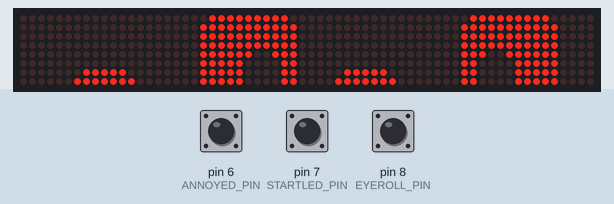
Recording of a sketch running on a simulated Arduino Uno, built with avr-gcc and run on an emulated ATmega328P. Shown: 64×8 LED matrix. Wiring (inferred from the names in the program): 8 × MAX7219 LED driver (orientation assumed): CS pin 10. The inputs (shaded band) are chosen by the test bench; at power-on: pin 8 (EYEROLL_PIN) HIGH, pin 6 (ANNOYED_PIN) HIGH, pin 7 (STARTLED_PIN) HIGH. Random numbers use the default seed unless the sketch sets one.

Above: at 1.2 s.
1.3 s: pin 8 (EYEROLL_PIN) pulled LOW for 0.15 s
At 1.9 s:
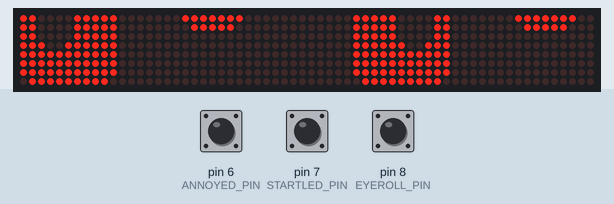
2.0 s: pin 6 (ANNOYED_PIN) pulled LOW for 3.2 s
At 4.5 s:
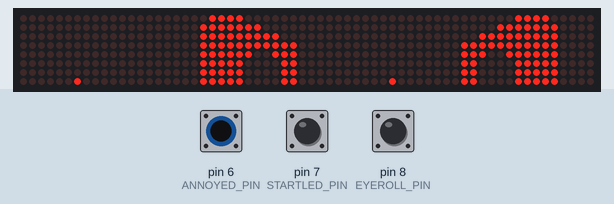
8.2 s: pin 7 (STARTLED_PIN) pulled LOW for 3.2 s
At 9.1 s:
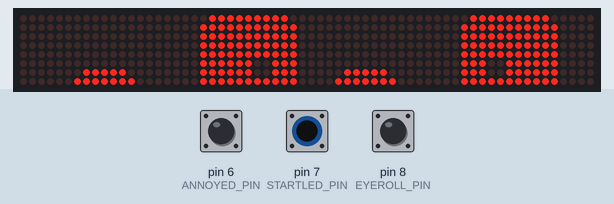
13.5 s: pin 7 (STARTLED_PIN) pulled LOW for 0.15 s
16.6 s: pin 7 (STARTLED_PIN) pulled LOW for 1 s
At 45.68 s:
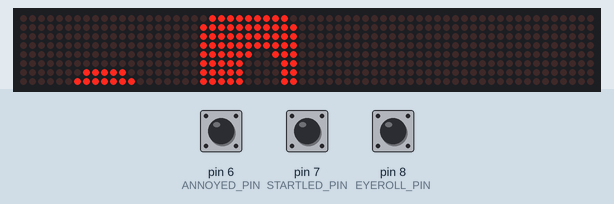
Timing chart, 0 to 46.9 s (numbered marks = the images above; inputs shaded):
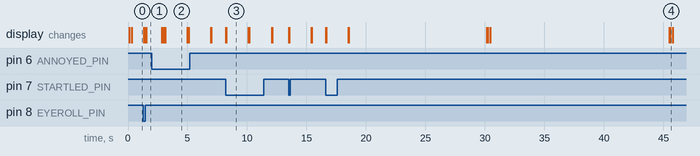

The sketch:

syntheyes251.ino
```cpp
// (licence header left out)
//
//  Wire the driver board to the arduino with the following pinout:
//
//  CS - pin 10 (this can be changed, see below)
//  DIN - pin 11 (this is fixed by the SPI library)
//  CLK - pin 13 (this is fixed by the SPI library)
//
//  My panels were arranged with the drivers cascaded BR->BL->TR->TL,
//  however the image is drawn upside-down.
//  If your panels are in a different order, adjust the constants below
//


#include <SPI.h>

// Configurables, adjust to taste

#define FRAME_IN_MS 20  // Delay per animation frame in milliseconds (30 default)
#define WAIT_IN_MS  60  // Delay per tick in milliseconds when waiting to blink again (60 default)
#define BRIGHTNESS  2  // Brightness from 0-15.  You may need to adjust this   (TW: was 2, set to 12 for use with red filter)
#define CS_PIN 10       // Chip select pin

#ifndef OVERRIDE_PINS
	#define STARTLED_PIN 7
	#define EYEROLL_PIN 8
	#define ANNOYED_PIN 6
#endif

//
//  Panel positions for each corner of the sprite
//
//  If the sprite appears garbled, with the wrong displays showing each corner
//  because your panels are wired differently to mine, you may need to adjust
//  the ID of each panel here, e.g. 0-3 instead of 3-0
//

#define RPANEL_TL  3
#define RPANEL_TR  2
#define RPANEL_BL  1
#define RPANEL_BR  0
#define LPANEL_TL  7
#define LPANEL_TR  6
#define LPANEL_BL  5
#define LPANEL_BR  4

// System constants, you probably don't want to touch these

#define CMD_TEST      0x0f
#define CMD_INTENSITY 0x0a
#define CMD_SCANLIMIT 0x0b
#define CMD_DECODE    0x09
#define CMD_SHUTDOWN  0x0C

// Functions

void drawEyeL(unsigned char *ptr);
void drawEyeR(unsigned char *ptr);
void sendData(int addr, byte opcode, byte data);
void wait(int ms, bool interruptable);
void getNextAnim();
bool checkExpression(int pin);

// System state variables

#define WAITING -1
#define BLINK 0
#define WINK 1
#define ROLLEYE 2
#define STARTLED 3
#define ANNOYED 4

int eyeptr=0;
int lFrame=0;
int rFrame=0;
signed char *eyeanim;
unsigned char *lastEyeL = NULL;
unsigned char *lastEyeR = NULL;
int eyemax = 0;
int waittick=0;
int state=0;
int nextstate=0;  // For queueing user-triggered states

// transfer buffer for programming the display chip
unsigned char spidata[16];

//
//  Animation data
//

// Animation sequence for closing eye
signed char closeeye[] = {0,1,2,3,4,5,5,5,5,5,5,4,3,2,1,0};

signed char rolleye[] = {0,6,6,7,7,8,8,9,9,10,10,11,11,-20,11,11,10,10,9,9,8,8,7,7,6,6,0};

signed char startled[] = {0,12,13,-30,13,12,0};

signed char annoyed[] = {0,14,15,-30,15,14,0};

//
//  Sprite data
//
// These are 16x16 monochrome sprites, 0 is dark, 1 is lit
// The first byte is the top-left corner, second byte is the top-right corner.
// The third byte is the left 8 pixels of the second row, fourth is the right 8 pixels and so on.
//
// If customising the sprites, you may find it easier to express these in binary,
// e.g.  B00010000, B00111000
//
// You could also add extra animation frames and logic, e.g. to roll the eyes
// Or to make them animate a pixel at a time instead of two pixels
//
// Note that these are currently stored in dynamic memory so there's a 2KB limit,
// As of this writing we're using 650 bytes, and each sprite takes 32 bytes.
// Putting the sprites into program memory will give you about 30KB to play with
// but you'd have to modify the software to read them from that address space.
//

// Right eye (facing left)
unsigned char eye[][32] = {
    // Fully open (0)
    {
      0x00,0x00,
      0x00,0x00,
      0x00,0x00,
      0x00,0x00,
      0x00,0x00,
      0x00,0x00,
      0x0f,0x80,
      0x1f,0xc0,

      0x3f,0xe0,
      0x7f,0xf0,
      0x7f,0xf0,
      0x7f,0xf0,
      0x73,0xf0,
      0x61,0xf0,
      0x61,0xf0,
      0x61,0xf0,
    },
    // closing 1 (1)
    {
      0x00,0x00,
      0x00,0x00,
      0x00,0x00,
      0x00,0x00,
      0x00,0x00,
      0x00,0x00,
      0x00,0x00,
      0x00,0x00,

      0x3f,0xe0,
      0x7f,0xf0,
      0x7f,0xf0,
      0x7f,0xf0,
      0x73,0xf0,
      0x61,0xf0,
      0x61,0xf0,
      0x61,0xf0,
    },
    // closing 2 (2)
    {
      0x00,0x00,
      0x00,0x00,
      0x00,0x00,
      0x00,0x00,
      0x00,0x00,
      0x00,0x00,
      0x00,0x00,
      0x00,0x00,

      0x00,0x00,
      0x00,0x00,
      0x7f,0xf0,
      0x7f,0xf0,
      0x73,0xf0,
      0x61,0xf0,
      0x61,0xf0,
      0x61,0xf0,
    },
    // closing 3 (3)
    {
      0x00,0x00,
      0x00,0x00,
      0x00,0x00,
      0x00,0x00,
      0x00,0x00,
      0x00,0x00,
      0x00,0x00,
      0x00,0x00,

      0x00,0x00,
      0x00,0x00,
      0x00,0x00,
      0x00,0x00,
      0x73,0xf0,
      0x61,0xf0,
      0x61,0xf0,
      0x61,0xf0,
    },
    // closing 4 (4)
    {
      0x00,0x00,
      0x00,0x00,
      0x00,0x00,
      0x00,0x00,
      0x00,0x00,
      0x00,0x00,
      0x00,0x00,
      0x00,0x00,

      0x00,0x00,
      0x00,0x00,
      0x00,0x00,
      0x00,0x00,
      0x00,0x00,
      0x00,0x00,
      0x61,0xf0,
      0x61,0xf0,
    },
    // closed (blank) (5)
    {
      0x00,0x00,
      0x00,0x00,
      0x00,0x00,
      0x00,0x00,
      0x00,0x00,
      0x00,0x00,
      0x00,0x00,
      0x00,0x00,

      0x00,0x00,
      0x00,0x00,
      0x00,0x00,
      0x00,0x00,
      0x00,0x00,
      0x00,0x00,
      0x00,0x00,
      0x00,0x00,
    },
    // roll eye 1 (6)
    {
      0x00,0x00,
      0x00,0x00,
      0x00,0x00,
      0x00,0x00,
      0x0f,0x80,
      0x1f,0xc0,
      0x3f,0xe0,
      0x7f,0xf0,

      0x7f,0xf0,
      0x7f,0xf0,
      0x73,0xf0,
      0x61,0xf0,
      0x61,0xf0,
      0x61,0xf0,
      0x73,0xf0,
      0x7f,0xf0,
    },
    // roll eye 2 (7)
    {
      0x00,0x00,
      0x00,0x00,
      0x0f,0x80,
      0x1f,0xc0,
      0x3f,0xe0,
      0x7f,0xf0,
      0x73,0xf0,
      0x61,0xf0,

      0x61,0xf0,
      0x61,0xf0,
      0x73,0xf0,
      0x7f,0xf0,
      0x7f,0xf0,
      0x7f,0xf0,
      0x3f,0xe0,
      0x1f,0xc0,
    },
    // roll eye 3 (8)
    {
      0x07,0xc0,
      0x1f,0xe0,
      0x3f,0xf0,
      0x3c,0xf8,
      0x38,0x78,
      0x38,0x78,
      0x38,0x78,
      0x3c,0xf8,

      0x3f,0xf8,
      0x3f,0xf8,
      0x3f,0xf8,
      0x3f,0xf8,
      0x1f,0xf0,
      0x0f,0xe0,
      0x07,0xc0,
      0x00,0x00,
    },
    // roll eye 4 (9)
    {
      0x0f,0xf8,
      0x1f,0x3c,
      0x1e,0x1c,
      0x1e,0x1c,
      0x1e,0x1c,
      0x1f,0x3c,
      0x1f,0xfc,
      0x1f,0xfc,

      0x1f,0xfc,
      0x1f,0xfc,
      0x0f,0xf8,
      0x07,0xf0,
      0x03,0xe0,
      0x00,0x00,
      0x00,0x00,
      0x00,0x00,
    },
    // roll eye 5 (10)
    {
      0x0f,0xce,
      0x0f,0x86,
      0x0f,0x86,
      0x0f,0x86,
      0x0f,0xce,
      0x0f,0xfe,
      0x0f,0xfe,

      0x0f,0xfe,
      0x0f,0xfe,
      0x07,0xfc,
      0x03,0xf8,
      0x01,0xf0,
      0x00,0x00,
      0x00,0x00,
      0x00,0x00,
      0x00,0x00,
    },
    // roll eye 6 (11)
    {
      0x07,0xc3,
      0x07,0xc3,
      0x07,0xc3,
      0x07,0xe7,
      0x07,0xff,
      0x07,0xff,
      0x07,0xff,
      0x03,0xfe,

      0x01,0xfc,
      0x00,0xf8,
      0x00,0x00,
      0x00,0x00,
      0x00,0x00,
      0x00,0x00,
      0x00,0x00,
      0x00,0x00,
    },
    // startled 1 (12)
    {
      0x00,0x00,
      0x00,0x00,
      0x00,0x00,
      0x00,0x00,
      0x00,0x00,
      0x00,0x00,
      0x0f,0x80,
      0x1f,0xc0,

      0x3f,0xe0,
      0x7f,0xf0,
      0x7f,0xf0,
      0x7f,0xf0,
      0x7f,0xf0,
      0x73,0xf0,
      0x73,0xf0,
      0x73,0xf0,
    },
    // startled 2 (13)
    {
      0x00,0x00,
      0x00,0x00,
      0x00,0x00,
      0x00,0x00,
      0x00,0x00,
      0x00,0x00,
      0x0f,0x80,
      0x1f,0xc0,

      0x3f,0xe0,
      0x7f,0xf0,
      0x7f,0xf0,
      0x7f,0xf0,
      0x7f,0xf0,
      0x73,0xf0,
      0x73,0xf0,
      0x7f,0xf0,
    },
  // Annoyed 1 (14)
    {
      0x00, 0x00,
      0x00, 0x00,
      0x00, 0x00,
      0x00, 0x00,
      0x00, 0x00,
      0x00, 0x00,
      0x01, 0x80,
      0x07, 0xc0,

      0x1f, 0xe0,
      0x3f, 0xf0,
      0x7f, 0xf0,
      0x7f, 0xf0,
      0x73, 0xf0,
      0x61, 0xf0,
      0x61, 0xf0,
      0x61, 0xf0,
    },
// Annoyed 2 (15)
    {
      0x00, 0x00,
      0x00, 0x00,
      0x00, 0x00,
      0x00, 0x00,
      0x00, 0x00,
      0x00, 0x00,
      0x00, 0x00,
      0x00, 0x40,

      0x01, 0xe0,
      0x07, 0xf0,
      0x1f, 0xf0,
      0x7f, 0xf0,
      0x73, 0xf0,
      0x61, 0xf0,
      0x61, 0xf0,
      0x61, 0xf0
    }
  };

//
//  State structure
//

struct STATES {
  char id;
  signed char *anim;
  unsigned char animlen;
  char pin;
};

// Add any new animation triggers here

struct STATES states[] = {
{BLINK,     closeeye,    sizeof(closeeye), 0},
{WINK,      closeeye,    sizeof(closeeye), 0},
{ROLLEYE,   rolleye,     sizeof(rolleye),  EYEROLL_PIN},
{STARTLED,  startled,    sizeof(startled), STARTLED_PIN},
{ANNOYED,   annoyed,     sizeof(annoyed),  ANNOYED_PIN},
// DO NOT REMOVE THIS LAST LINE!
{0,         NULL,        0,                0}
};


//
//  Bit reversal table from https://forum.arduino.cc/index.php?topic=117966.0
//  For flipping the sprites.  This will take 7 cycles vs 2 for each a RAM read, should be fine
//

const byte reverse[256] PROGMEM = {
  0x00, 0x80, 0x40, 0xC0, 0x20, 0xA0, 0x60, 0xE0, 0x10, 0x90, 0x50, 0xD0, 0x30, 0xB0, 0x70, 0xF0,
  0x08, 0x88, 0x48, 0xC8, 0x28, 0xA8, 0x68, 0xE8, 0x18, 0x98, 0x58, 0xD8, 0x38, 0xB8, 0x78, 0xF8,
  0x04, 0x84, 0x44, 0xC4, 0x24, 0xA4, 0x64, 0xE4, 0x14, 0x94, 0x54, 0xD4, 0x34, 0xB4, 0x74, 0xF4,
  0x0C, 0x8C, 0x4C, 0xCC, 0x2C, 0xAC, 0x6C, 0xEC, 0x1C, 0x9C, 0x5C, 0xDC, 0x3C, 0xBC, 0x7C, 0xFC,
  0x02, 0x82, 0x42, 0xC2, 0x22, 0xA2, 0x62, 0xE2, 0x12, 0x92, 0x52, 0xD2, 0x32, 0xB2, 0x72, 0xF2,
  0x0A, 0x8A, 0x4A, 0xCA, 0x2A, 0xAA, 0x6A, 0xEA, 0x1A, 0x9A, 0x5A, 0xDA, 0x3A, 0xBA, 0x7A, 0xFA,
  0x06, 0x86, 0x46, 0xC6, 0x26, 0xA6, 0x66, 0xE6, 0x16, 0x96, 0x56, 0xD6, 0x36, 0xB6, 0x76, 0xF6,
  0x0E, 0x8E, 0x4E, 0xCE, 0x2E, 0xAE, 0x6E, 0xEE, 0x1E, 0x9E, 0x5E, 0xDE, 0x3E, 0xBE, 0x7E, 0xFE,
  0x01, 0x81, 0x41, 0xC1, 0x21, 0xA1, 0x61, 0xE1, 0x11, 0x91, 0x51, 0xD1, 0x31, 0xB1, 0x71, 0xF1,
  0x09, 0x89, 0x49, 0xC9, 0x29, 0xA9, 0x69, 0xE9, 0x19, 0x99, 0x59, 0xD9, 0x39, 0xB9, 0x79, 0xF9,
  0x05, 0x85, 0x45, 0xC5, 0x25, 0xA5, 0x65, 0xE5, 0x15, 0x95, 0x55, 0xD5, 0x35, 0xB5, 0x75, 0xF5,
  0x0D, 0x8D, 0x4D, 0xCD, 0x2D, 0xAD, 0x6D, 0xED, 0x1D, 0x9D, 0x5D, 0xDD, 0x3D, 0xBD, 0x7D, 0xFD,
  0x03, 0x83, 0x43, 0xC3, 0x23, 0xA3, 0x63, 0xE3, 0x13, 0x93, 0x53, 0xD3, 0x33, 0xB3, 0x73, 0xF3,
  0x0B, 0x8B, 0x4B, 0xCB, 0x2B, 0xAB, 0x6B, 0xEB, 0x1B, 0x9B, 0x5B, 0xDB, 0x3B, 0xBB, 0x7B, 0xFB,
  0x07, 0x87, 0x47, 0xC7, 0x27, 0xA7, 0x67, 0xE7, 0x17, 0x97, 0x57, 0xD7, 0x37, 0xB7, 0x77, 0xF7,
  0x0F, 0x8F, 0x4F, 0xCF, 0x2F, 0xAF, 0x6F, 0xEF, 0x1F, 0x9F, 0x5F, 0xDF, 0x3F, 0xBF, 0x7F, 0xFF
};

//
//  Here's the actual implementation
//

void setup() {
  pinMode(CS_PIN,OUTPUT);
  digitalWrite(CS_PIN, LOW);

  // Init pins for states
  for(int ctr=0;states[ctr].anim;ctr++) {
    if(states[ctr].pin) {
      pinMode(states[ctr].pin, INPUT_PULLUP);
    }
  }

  // Set up data transfers
  SPI.begin();
  SPI.beginTransaction( SPISettings(16000000, MSBFIRST, SPI_MODE3 ) );
  digitalWrite(CS_PIN, HIGH);

  // Initialise the panels
  for(int panel=0;panel<8;panel++) {
      sendData(panel, CMD_TEST,0);
      sendData(panel, CMD_DECODE,0);    // Disable BCD decoder so we can sent sprite data instead
      sendData(panel, CMD_INTENSITY,BRIGHTNESS);
      sendData(panel, CMD_SCANLIMIT,7);
      sendData(panel, CMD_SHUTDOWN,1);  // 0 turns it off, 1 turns it on
  }

  randomSeed(0);

  eyeanim = &closeeye[0];
  eyemax = sizeof(closeeye);
  state = BLINK;
}

void loop() {
  // Draw the sprites
  drawEyeR(&eye[rFrame][0]);
  drawEyeL(&eye[lFrame][0]);

  // If we're idling, count down
  if(waittick > 0) {
    wait(WAIT_IN_MS,true); // Can interrupt
    waittick--;
  } else {
    if(state == WAITING) {
      getNextAnim();
    }

    // Otherwise, update the animation
    wait(FRAME_IN_MS,false);

    eyeptr++;
    if(eyeptr >= eyemax || nextstate) {
      // If we've hit the end, go back to the start and wait
      eyeptr=0;
      // Wait between 5-250 cycles before blinking again
      waittick = random(5,250);
      state = WAITING;
  }

    // Negative is pause in cycles
    if(eyeanim[eyeptr] < 0) {
      waittick = -eyeanim[eyeptr];
      return;
    }

    // By default, have both eyes animate
    lFrame=rFrame=eyeanim[eyeptr];

    // If we're winking, keep the left eye open
    if(state == WINK) {
      lFrame=eyeanim[0];
    }

  }

}

//
//  Pick the animation to roll, which may have been cued up in response to a GPIO pin
//

void getNextAnim() {
  int ctr;

  eyeptr=0;
  state = nextstate;

  for(ctr=0;states[ctr].anim;ctr++) {
    if(states[ctr].id == nextstate) {
      eyeanim = states[ctr].anim;
      eyemax = states[ctr].animlen;
      break;
    }
  }
  nextstate = BLINK;

  if(ctr == BLINK) {
    // 1 in 10 chance of him winking
    ctr = random(1,10);
    if(ctr == 1) {
      state = WINK;
    }
  }
}

//
//  Draw the sprite on the 'right' display matrix
//

void drawEyeR(unsigned char *ptr) {

  if(lastEyeR == ptr) {
    return;
  }
  lastEyeR = ptr;

  for( int row=0;row<8; row++) {
    sendData(RPANEL_TL,row+1,*ptr++);
    sendData(RPANEL_TR,row+1,*ptr++);
  }
  for( int row=0;row<8; row++) {
    sendData(RPANEL_BL,row+1,*ptr++);
    sendData(RPANEL_BR,row+1,*ptr++);
  }
}

//
//  Draw the mirrored sprite on the 'left' matrix (note the L&R panels are swapped)
//

void drawEyeL(unsigned char *ptr) {

  if(lastEyeL == ptr) {
    return;
  }
  lastEyeL = ptr;

  for( int row=0;row<8; row++) {
    sendData(LPANEL_TR,row+1,pgm_read_byte(&(reverse[*ptr++])));
    sendData(LPANEL_TL,row+1,pgm_read_byte(&(reverse[*ptr++])));
  }
  for( int row=0;row<8; row++) {
    sendData(LPANEL_BR,row+1,pgm_read_byte(&(reverse[*ptr++])));
    sendData(LPANEL_BL,row+1,pgm_read_byte(&(reverse[*ptr++])));
  }
}

//
//  Send a command or data to the display chip
//

void sendData(int addr, byte opcode, byte data) {
  int offset=addr*2;
  memset(spidata,0,16);

  // Data is put into the array in reverse order
  // because the chip wants it sent that way
  spidata[15-(offset+1)]=opcode;
  spidata[15-offset]=data;

  // Blit it to the display
  digitalWrite(CS_PIN,LOW);
  SPI.transfer(spidata,16);
  digitalWrite(CS_PIN,HIGH);
}

//
//  Wait, and cue up a reaction if we detect one via GPIO
//

void wait(int ms, bool interruptable) {
  for(int ctr=0;ctr<ms;ctr++) {
    delay(1);
    if(state == WAITING) {
      for(int ctr2=0;states[ctr2].anim;ctr2++) {
        if(states[ctr2].pin) {
          if(checkExpression(states[ctr2].pin)) {
            nextstate = states[ctr2].id;
            if(interruptable) {
              waittick=0;
              return;
            }
          }
        }
      }
    }
  }
}

//
//  Default handler for Arduino, can be replaced for other platfirms
//

#ifndef CUSTOM_EXPRESSION_HANDLER
bool checkExpression(int pin) {
    return (digitalRead(pin) == LOW);
}
#endif
```

Measured:
- after the input at 1.3 s, the display: first changes at once (image 1 shows a later state)
- what the display in image 2 shows lasts 1.9 s, from 3.1 s to 5.0 s
